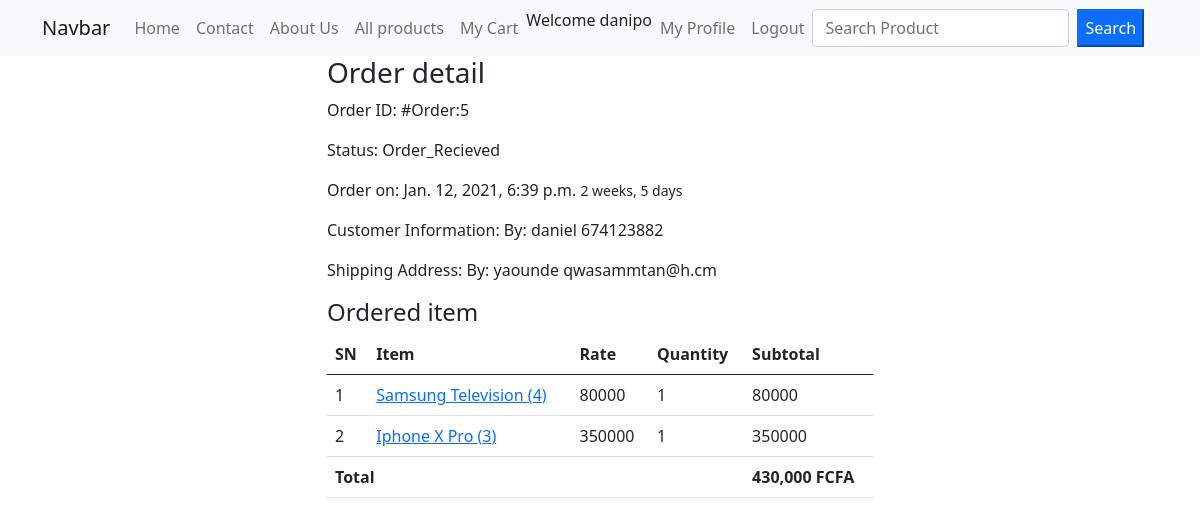
/profile/order-5 (signed in), run on an earlier commit of the app's database.
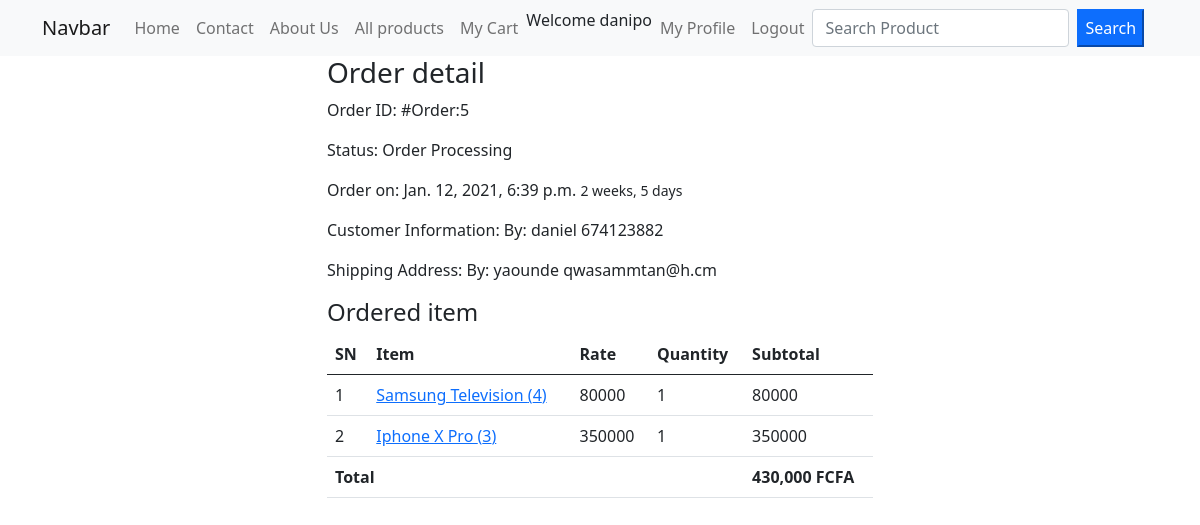
And on a later commit of the database.
### ecommerceapp/models.py (models this page shows, shortened)
class Order(models.Model):
	cart = models.OneToOneField(Cart, on_delete=models.CASCADE)
	ordered_by = models.CharField(max_length=200)
	shipping_address  = models.CharField(max_length=200)
	mobile = models.CharField(max_length=10)
	email = models.EmailField(null=True, blank=True)
	subtotal = models.PositiveIntegerField()
	discount = models.PositiveIntegerField()
	total = models.PositiveIntegerField()
	order_status = models.CharField(max_length=50, choices=ORDER_STATUS, default='Order Recieved')
	created_at = models.DateTimeField(auto_now_add=True)

### ecommerceapp/views.py (the view)
# urls.py: path('profile/order-<int:pk>', CustomerOrderDetailView.as_view(), name='customerorderdetails'),
class CustomerOrderDetailView(DetailView):
	template_name = 'customerorderdetail.html'
	model = Order
	context_object_name = 'ord_obj'
	def dispatch(self, request, *args, **kwargs):
		if request.user.is_authenticated and Customer.objects.filter(user=request.user).exists():
			order_id = self.kwargs['pk']
			order = Order.objects.get(id=order_id)
			if request.user.customer != order.cart.customer:
				return redirect('ecommerceapp:customerprofile')
			else:
				pass
		else:
			return redirect('/login/?next=/profile/')
		return super().dispatch(request, *args, **kwargs)

### templates/customerorderdetail.html (shortened to what this page needs)
{% extends "base.html" %}
{% load humanize %}
{% block content %}
<div class="row">
    <div class="col-md-6 mx-auto">
        <h3>Order detail</h3>
        <p><span class="font-weight-bold">Order ID:</span> #Order:{{ord_obj.id}} </p>
        <p><span class="font-weight-bold">Status:</span> {{ord_obj.order_status}} </p>
        <p><span class="font-weight-bold">Order on:</span> {{ord_obj.created_at}} <small>
                {{ord_obj.created_at|timesince }}
            </small> </p>
        <p><span class="font-weight-bold">Customer Information:</span> By: {{ord_obj.ordered_by}}
            {{ord_obj.mobile}} </p>
        <p><span class="font-weight-bold">Shipping Address:</span> By: {{ord_obj.shipping_address}}
            {{ord_obj.email}} </p>
        <h4>Ordered item</h4>
        <table class="table">
            <thead>
                <tr>
                    <th>SN</th>
                    <th>Item</th>
                    <th>Rate</th>
                    <th>Quantity</th>
                    <th>Subtotal</th>
                </tr>
            </thead>
            <tbody>
                {% for cp in ord_obj.cart.cartproduct_set.all %}
                <tr>
                    <td> {{forloop.counter}} </td>
                    <td> <a target="_blank" href=" {% url "ecommerceapp:productdetail" cp.product.slug %} ">{{cp.product.title}} ({{cp.product.id}}) </a> </td>
                                <td>{{ cp.rate }}</td>
                                <td> {{cp.quantity}} </td>
                                <td> {{cp.subtotal}} </td>
                            </tr>
                        {% endfor %}
                        <tr>
                            <th colspan=" 4" class="text-right"> Total </th>
                    <th> {{ord_obj.total|intcomma}} FCFA </th>
                </tr>
            </tbody>
        </table>
    </div>
</div>
{% endblock content %}

What changed in the data, as far as the page shows it:
changed Order "daniel": order_status "Order_Recieved" → "Order Processing"
